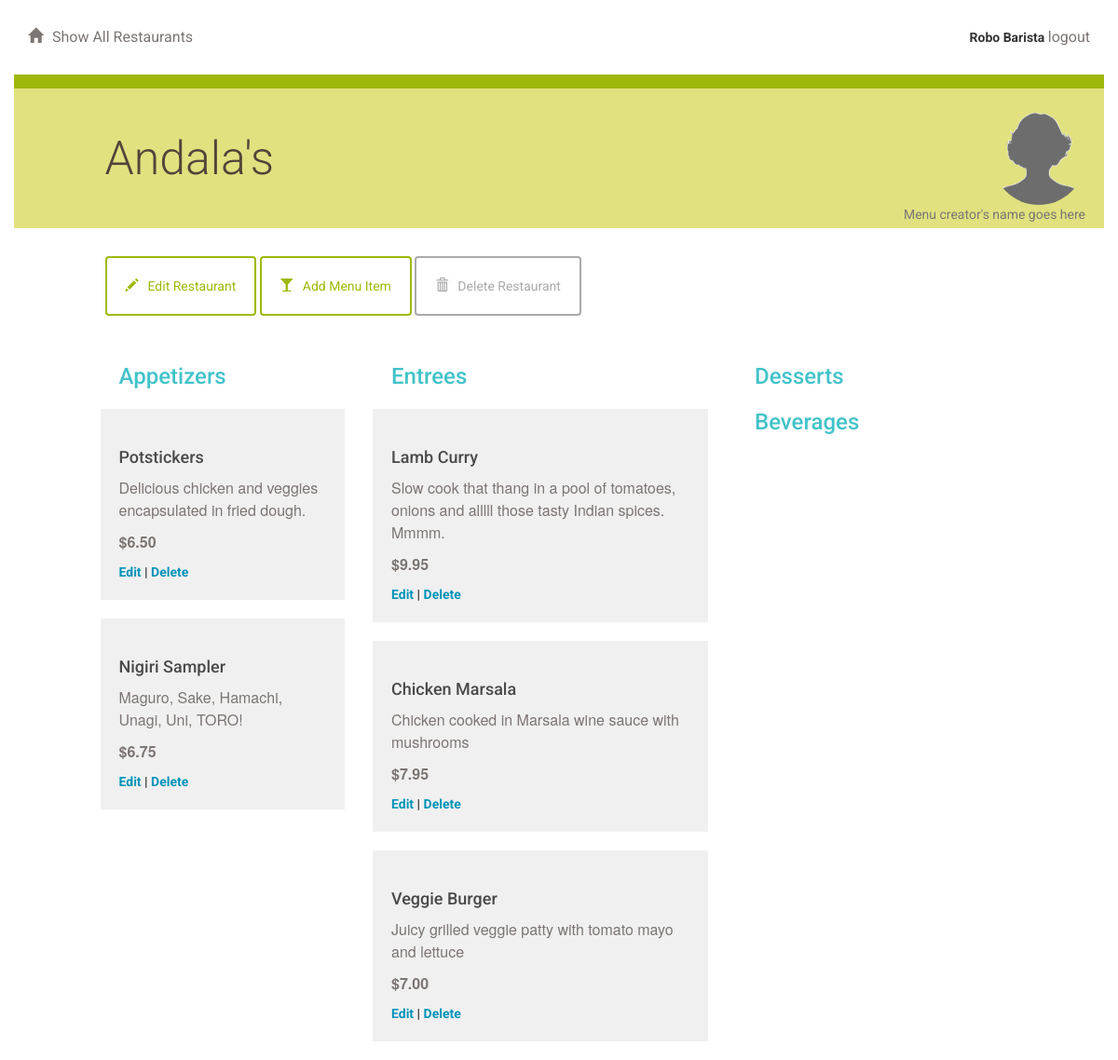
The page /restaurant/15/menu/ (signed in) on the database its author committed.
### database_setup.py (models this page shows, shortened)
class User(Base):
    __tablename__ = 'user'
    id = Column(Integer, primary_key=True)
    name = Column(String(250), nullable=False)
    email = Column(String(250), nullable=False)
    picture = Column(String(250))
    password=Column(String(250))

class Restaurant(Base):
    __tablename__ = 'restaurant'
    id = Column(Integer, primary_key=True)
    name = Column(String(250), nullable=False)
    user_id = Column(Integer, ForeignKey('user.id'))
    user = relationship(User)

class MenuItem(Base):
    __tablename__ = 'menu_item'
    name = Column(String(80), nullable=False)
    id = Column(Integer, primary_key=True)
    description = Column(String(250))
    price = Column(String(8))
    course = Column(String(250))
    restaurant_id = Column(Integer, ForeignKey('restaurant.id'))
    restaurant = relationship(Restaurant,backref=backref('menu_item', cascade='all,delete'))
    user_id = Column(Integer, ForeignKey('user.id'))
    user = relationship(User)

### __init__.py (the view)
@app.route('/restaurant/<int:restaurant_id>/')
@app.route('/restaurant/<int:restaurant_id>/menu/')
def showMenu(restaurant_id):
    restaurant = session.query(Restaurant).filter_by(id=restaurant_id).one()
    creator = getUserInfo(restaurant.user_id)
    items = session.query(MenuItem).filter_by(
        restaurant_id=restaurant_id).all()
    if 'username' not in login_session \
            or creator.id != login_session['user_id']:
        if 'username' in login_session:
            return render_template('publicmenu.html',
                                   items=items, restaurant=restaurant,
                                   creator=creator,
                                   username=login_session['username'])
        else:
            return render_template('publicmenu.html',
                                   items=items,
                                   restaurant=restaurant,
                                   creator=creator)
    else:
        return render_template('menu.html', items=items, restaurant=restaurant,
                               creator=creator,
                               username=login_session['username'])

### __init__.py (called while the page is built)
def getUserInfo(user_id):
    user = session.query(User).filter_by(id=user_id).one()
    return user

### templates/menu.html (shortened to what this page needs)
{% extends "main.html" %}
{% block content %}
{% include "header.html" %}
	<div class="row divider green">
		<div class="col-md-12"></div>
	</div>
	<div class="row banner menu">
		<div class="col-md-11 col-md-offset-1 padding-none">
			<h1>{{ restaurant.name }}
			<figure class="creator">
				<img src="{{ url_for('static', filename='blank_user.gif') }}">
				<figcaption>Menu creator's name goes here</figcaption>
			</figure>
			</h1>
		</div>
	</div>
	<div class="row padding-top padding-bottom">
		<div class="col-md-1"></div>
		<div class="col-md-11 padding-none">
			<a href="{{url_for('editRestaurant', restaurant_id = restaurant.id )}}">
				<button class="btn btn-default" id="new-menu-item">
					<span class="glyphicon glyphicon-pencil" aria-hidden="true"></span>Edit Restaurant
				</button>
			</a>
			<a href="{{url_for('newMenuItem', restaurant_id = restaurant.id )}}">
				<button class="btn btn-default" id="new-menu-item">
					<span class="glyphicon glyphicon-glass" aria-hidden="true"></span>Add Menu Item
				</button>
			</a>
						<a href="{{url_for('deleteRestaurant', restaurant_id = restaurant.id )}}">
				<button class="btn btn-default delete" id="delete-restaurant">
					<span class="glyphicon glyphicon-trash" aria-hidden="true"></span>Delete Restaurant
				</button>
			</a>
		</div>
		<div class="col-md-7"></div>
	</div>
	{% if items !=[] %}
		<div class="row">
			<div class="col-md-1"></div>
			<div class="col-md-3">
				<h2>Appetizers</h2>
					{% for i in items %}
						{% if i.course == 'Appetizer' %}
							<div class="menu-item">
								<h3>{{i.name}}</h3>
								<p>{{i.description}}</p>
								<p class="menu-price">{{i.price}}</p>
								<a href='{{url_for('editMenuItem', restaurant_id = restaurant.id, menu_id=i.id ) }}'>Edit</a> |
								<a href='{{url_for('deleteMenuItem', restaurant_id = restaurant.id, menu_id=i.id ) }}'>Delete</a>
							</div>
						{% endif %}
					{% endfor %}
			</div>
			<div class="col-md-4">
				<h2>Entrees</h2>
					{% for i in items %}
						{% if i.course == 'Entree' %}
						<div class="menu-item">
							<h3>{{i.name}}</h3>
							<p>{{i.description}}</p>
							<p class="menu-price">{{i.price}}</p>
							<a href='{{url_for('editMenuItem', restaurant_id = restaurant.id, menu_id=i.id ) }}'>Edit</a> |
							<a href='{{url_for('deleteMenuItem', restaurant_id = restaurant.id, menu_id=i.id ) }}'>Delete</a>
						</div>
						{% endif %}
					{% endfor %}
			</div>
			<div class="col-md-3">
				<h2>Desserts</h2>
				<h2>Beverages</h2>
			</div>
			<div class="col-md-1"></div>
		</div>
	{% endif %}
{% endblock %}

### templates/header.html (shortened to what this page needs)
<div class="row top-menu">
    <div class="col-md-6">
        <a href="{{ url_for('showRestaurants') }}">
            <span class="glyphicon glyphicon-home" aria-hidden="true"></span>Show All Restaurants
        </a>
    </div>
    <div class="col-md-6 text-right">
{{ username }}
        {% if username is  defined %}
            <a href="{{ url_for('logout') }}">logout</a>
        {% endif %}
    </div>
</div>

### static/styles.css (style rules this page uses)
* { font-family: "Helvetica Neue Bold", Roboto, Helvetica, Arial, sans-serif; font-weight: 700; }
h1 { font-family: "Helvetica Neue Light", Roboto, Helvetica, Arial, sans-serif; font-size: 50px; color: #51453B; line-height: 60px; font-weight: 300; }
h2 { font-size: 24px; color: #42C3C9; line-height: 29px; }
h3 { font-size: 18px; color: #4A4A4A; line-height: 23px; }
p { font-family: "Helvetica Neue", Roboto, Helvetica, Arial, sans-serif; font-size: 16px; color: #7B7573; line-height: 24px; font-weight: 400; }
a { font-size: 14px; color: #0093B9; line-height: 17px; }
.padding-top { padding-top: 30px; }
.padding-bottom { padding-bottom: 30px; }
.padding-none { padding: 0; }
.btn { padding: 20px; margin: 0; border-color: #9FB80A; border-width: 2px; color: #9FB80A;; }
.btn.delete { border-color: #aaaaaa; color: #aaaaaa; }
.glyphicon { margin-right: 10px; }
.top-menu { padding-top: 30px; padding-bottom: 30px; }
.top-menu a { margin-bottom: 0; line-height: 16px; font-size: 16px; color: #7B7573; font-weight: 400; }
.divider { height: 15px; }
.divider.green { background-color: #9FB80A; }
.banner.menu { height: 150px; background-color: #E1E17F; }
.banner h1 { margin: 45px 0; }
.menu-item { background: #F0F0F0; padding: 20px; margin: 20px; margin-left: -20px; }
.menu-price { font-weight: 700; }
.creator { padding-right: 20px; margin-top: -20px; text-align: right; float:right; }
.creator img { width: 100px; border-radius: 50%; }
.creator figcaption { font-size: 14px; color: #7B7573; font-weight: 400; margin-top: -20px; }

### rows shown on the page
User: name "Robo Barista"
Restaurant: name "Andala's"
MenuItem: name "Potstickers", description "Delicious chicken and veggies encapsulated in fried dough.", price "$6.50"
MenuItem: name "Nigiri Sampler", description "Maguro, Sake, Hamachi, Unagi, Uni, TORO!", price "$6.75"
MenuItem: name "Lamb Curry", description "Slow cook that thang in a pool of tomatoes, onions and alllll those tasty Indian spices. Mmmm.", price "$9.95"
MenuItem: name "Chicken Marsala", description "Chicken cooked in Marsala wine sauce with mushrooms", price "$7.95"
MenuItem: name "Veggie Burger", description "Juicy grilled veggie patty with tomato mayo and lettuce", price "$7.00"
